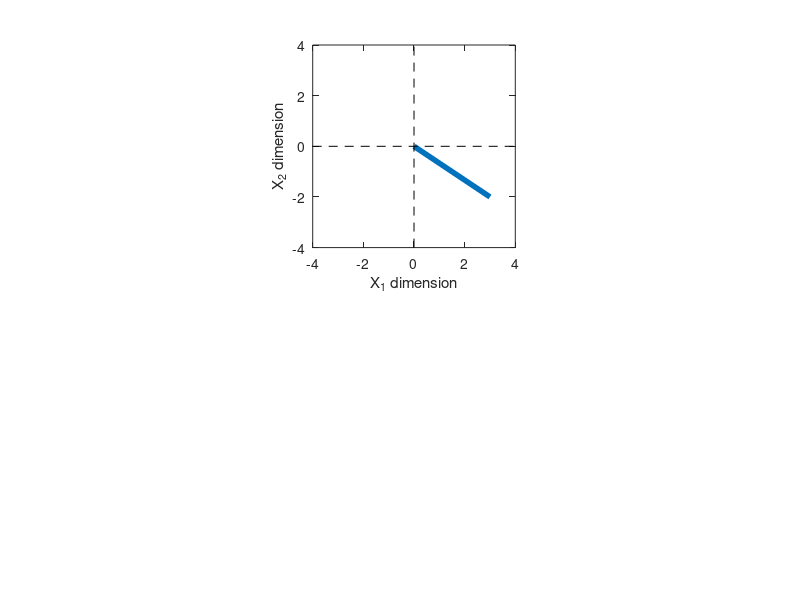
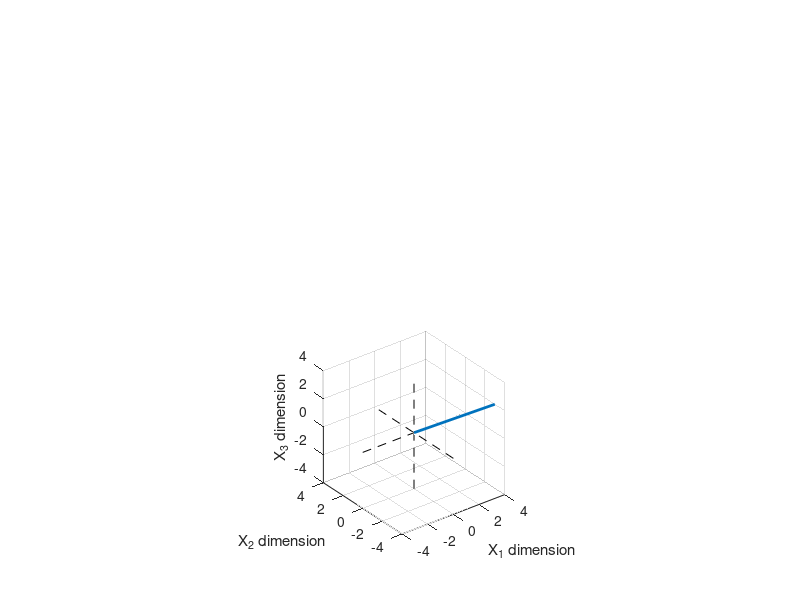

Source code (MATLAB) for these figures, in order:
%%%%%%%%%%%%%
%     COURSE: Linear algebra: theory and implementation
%    SECTION: Vectors
%      VIDEO: Algebraic and geometric interpretations
%%%%%%%%%%%%%

%% creating and plotting vectors

% 2-dimensional row vector
v2 = [ 3 -2 ];
% 3-dimensional row vector
v3 = [ 4 -3 2 ];
% row to column (or vice-versa):
v3'

% 1 & 2 are only to draw the vector , include point 3 if you want to draw it on a x,y axis
% normally you will run three as a package together to draw a vector on a x y axis
    %1. plot them (figure is the heading of the window, number 4 is the width of the line)
    figure(1), clf
    subplot(211)

    %2. the main plotting line:
    plot([0 v2(1)],[0 v2(2)],'linew',4)

    %3. this code just makes the plot look nicer
    axis square
    axis([ -4 4 -4 4 ])
    hold on
    plot(get(gca,'xlim'),[0 0],'k--')
    plot([0 0],get(gca,'ylim'),'k--')
    xlabel('X_1 dimension')
    ylabel('X_2 dimension')

% Again, a package of all 4 below will show the venctor in 3D space, 
    %1. plot the 3D vector 
    figure(2), clf
    subplot(212)

    %2. the main plotting code:
    plot3([0 v3(1)],[0 v3(2)],[0 v3(3)],'linew',2)

    %3. make the plot look nicer
    axis square
    axis([ -4 4 -4 4 -4 4 ])
    hold on, grid on
    plot3(get(gca,'xlim'),[0 0],[0 0],'k--')
    plot3([0 0],get(gca,'ylim'),[0 0],'k--')
    plot3([0 0],[0 0],get(gca,'zlim'),'k--')
    xlabel('X_1 dimension')
    ylabel('X_2 dimension')
    zlabel('X_3 dimension')

    %4. might be easier to see when rotated
    rotate3d on 